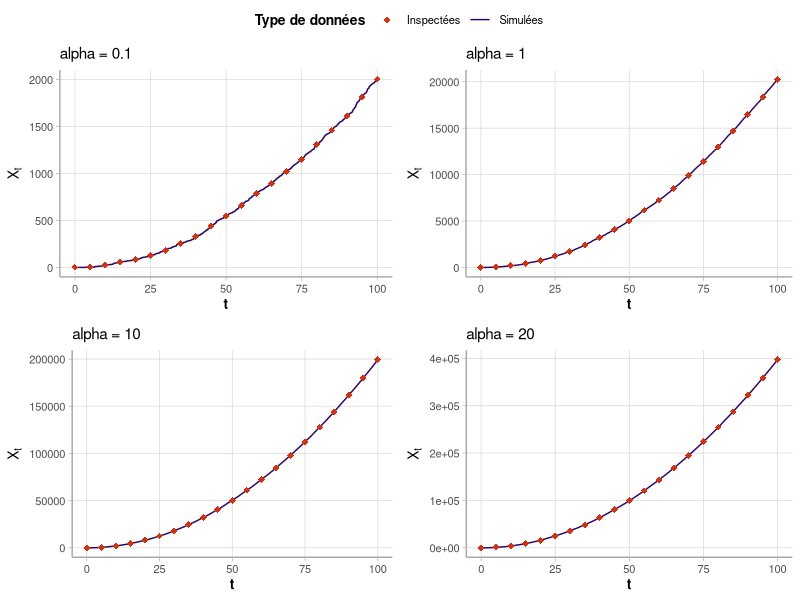
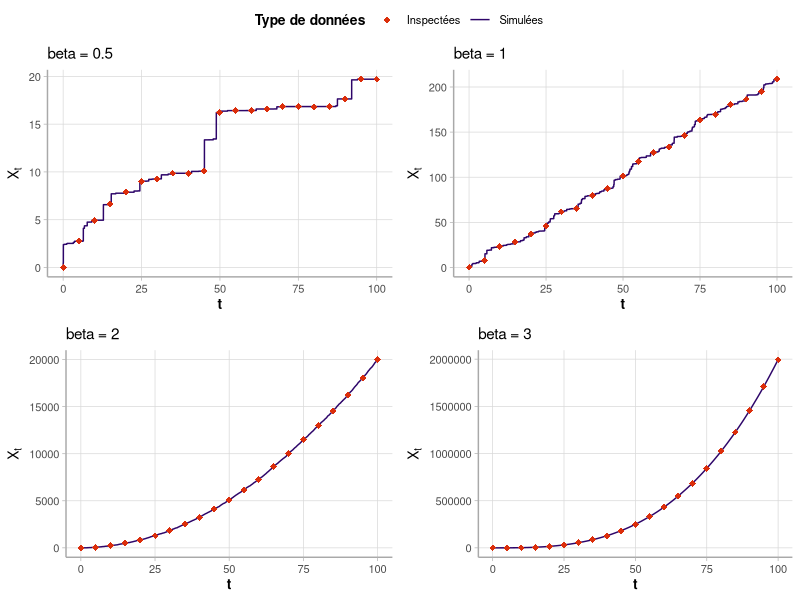
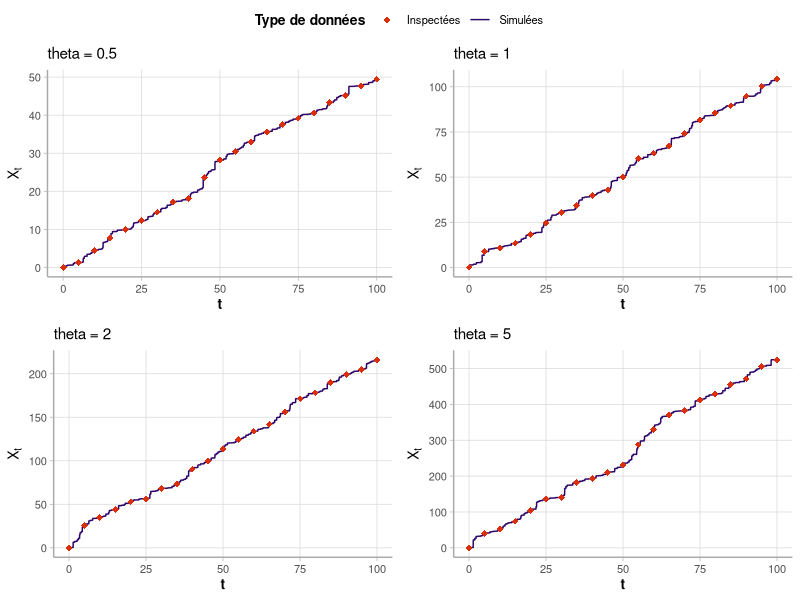

These charts were generated, in order, by the following R code:
## ---- chunk 1
# Packages nécessaires
library(ggplot2)
library(ggpubr)
library(GGally)
## ---- chunk 2
# Fonction pour simuler un processus gamma
simulations <- function(horizon = 100, dt_sim = 0.01, dt_insp = 5, alpha, beta, theta){
  # Simulations du processus continu, avec un pas de simulation dt_sim
  grille_sim <- seq(0, horizon, by = dt_sim)
  a <- function(t) {alpha*t^beta}  # val de a(t)
  shape <- diff(a(grille_sim))     # a(t) - a(s)
  increments <- rgamma(length(shape), shape=shape, scale=theta)
  X_sim <- c(0, cumsum(increments))
  # Calcul des inspections, avec un pas d'inspection dt_insp
  grille_insp <- seq(0, horizon, by = dt_insp)
  n <- dt_insp / dt_sim
  X_insp <- X_sim[seq(1, length(X_sim), by = n)]
  # Résultats
  list(
    grille_sim = grille_sim, X_sim = X_sim,     # Résultats simulés
    grille_insp = grille_insp, X_insp = X_insp  # Résultats inspectés
  )
}

# Fonction graphique d'un processus
plot_simulations <- function(simulations, subtitle = "") {
  ggplot() +
    geom_line(
      aes(x = simulations$grille_sim, y = simulations$X_sim, col = "Simulées")
      ) + 
    geom_point(
      aes(x = simulations$grille_insp, y = simulations$X_insp, col = "Inspectées"),
      shape = 18, size = 2
      ) +
    scale_color_manual(
      name = "Type de données",
      values = c("Simulées" = "#2d0569", "Inspectées" = "#db2e0b"),
    ) +
    labs(x = "t", y = expression(X[t]), subtitle = subtitle) +
    theme_light() +
    theme(
      axis.title = element_text(size = 10, face = "bold"),
      axis.text = element_text(size = 8),
      panel.border = element_blank(),
      axis.line = element_line(colour = "darkgrey"),
      panel.grid.minor = element_blank(),
      panel.grid.major = element_line(color = "grey85"),
      legend.title = element_text(size = 10, face = "bold"),
      legend.text = element_text(size = 8),
      legend.position = "right"
    )
}
## ---- chunk 3
# Seed pour la reproductibilité
set.seed(1)

# Paramètres de simulations
dt_sim <- 0.01
dt_insp <- 5
beta <- 2
theta <- 2
# Valeurs de alpha
list_alpha <- c(.1, 1, 10, 20)

# Simulations selon les valeurs de alpha de list_alpha et les paramètres fixés
sim1 <- simulations(
  dt_sim = dt_sim, dt_insp = dt_insp, alpha = list_alpha[1], beta = beta, theta = theta
)
plot_sim1 <- plot_simulations(
  sim1, subtitle = paste(expression(alpha), "=", list_alpha[1])
)
sim2 <- simulations(
  dt_sim = dt_sim, dt_insp = dt_insp, alpha = list_alpha[2], beta = beta, theta = theta
)
plot_sim2 <- plot_simulations(
  sim2, subtitle = paste(expression(alpha), "=", list_alpha[2])
)
sim3 <- simulations(
  dt_sim = dt_sim, dt_insp = dt_insp, alpha = list_alpha[3], beta = beta, theta = theta
)
plot_sim3 <- plot_simulations(
  sim3, subtitle = paste(expression(alpha), "=", list_alpha[3])
)
sim4 <- simulations(
  dt_sim = dt_sim, dt_insp = dt_insp, alpha = list_alpha[4], beta = beta, theta = theta
)
plot_sim4 <- plot_simulations(
  sim4, subtitle = paste(expression(alpha), "=", list_alpha[4])
)

ggarrange(plot_sim1, plot_sim2, plot_sim3, plot_sim4, common.legend = TRUE)
## ---- chunk 4
# Seed pour la reproductibilité
set.seed(1)

# Paramètres de simulations
dt_sim <- 0.01
dt_insp <- 5
alpha <- 1
theta <- 2
# Valeurs de beta
list_beta <- c(0.5, 1, 2, 3)

# Simulations selon les valeurs de alpha de list_beta et les paramètres fixés
sim1 <- simulations(
  dt_sim = dt_sim, dt_insp = dt_insp, alpha = alpha, beta = list_beta[1], theta = theta
)
plot_sim1 <- plot_simulations(
  sim1, subtitle = paste(expression(beta), "=", list_beta[1])
)
sim2 <- simulations(
  dt_sim = dt_sim, dt_insp = dt_insp, alpha = alpha, beta = list_beta[2], theta = theta
)
plot_sim2 <- plot_simulations(
  sim2, subtitle = paste(expression(beta), "=", list_beta[2])
)
sim3 <- simulations(
  dt_sim = dt_sim, dt_insp = dt_insp, alpha = alpha, beta = list_beta[3], theta = theta
)
plot_sim3 <- plot_simulations(
  sim3, subtitle = paste(expression(beta), "=", list_beta[3])
)
sim4 <- simulations(
  dt_sim = dt_sim, dt_insp = dt_insp, alpha = alpha, beta = list_beta[4], theta = theta
)
plot_sim4 <- plot_simulations(
  sim4, subtitle = paste(expression(beta), "=", list_beta[4])
)

ggarrange(plot_sim1, plot_sim2, plot_sim3, plot_sim4, common.legend = TRUE)
## ---- chunk 5
# Seed pour la reproductibilité
set.seed(1)

# Paramètres de simulations
dt_sim <- 0.01
dt_insp <- 5
alpha <- 1
beta <- 1
# Valeurs de theta
list_theta <- c(0.5, 1, 2, 5)

# Simulations selon les valeurs de alpha de list_beta et les paramètres fixés
sim1 <- simulations(
  dt_sim = dt_sim, dt_insp = dt_insp, alpha = alpha, beta = beta, theta = list_theta[1]
)
plot_sim1 <- plot_simulations(
  sim1, subtitle = paste(expression(theta), "=", list_theta[1])
)
sim2 <- simulations(
  dt_sim = dt_sim, dt_insp = dt_insp, alpha = alpha, beta = beta, theta = list_theta[2]
)
plot_sim2 <- plot_simulations(
  sim2, subtitle = paste(expression(theta), "=", list_theta[2])
)
sim3 <- simulations(
  dt_sim = dt_sim, dt_insp = dt_insp, alpha = alpha, beta = beta, theta = list_theta[3]
)
plot_sim3 <- plot_simulations(
  sim3, subtitle = paste(expression(theta), "=", list_theta[3])
)
sim4 <- simulations(
  dt_sim = dt_sim, dt_insp = dt_insp, alpha = alpha, beta = beta, theta = list_theta[4]
)
plot_sim4 <- plot_simulations(
  sim4, subtitle = paste(expression(theta), "=", list_theta[4])
)

ggarrange(plot_sim1, plot_sim2, plot_sim3, plot_sim4, common.legend = TRUE)
